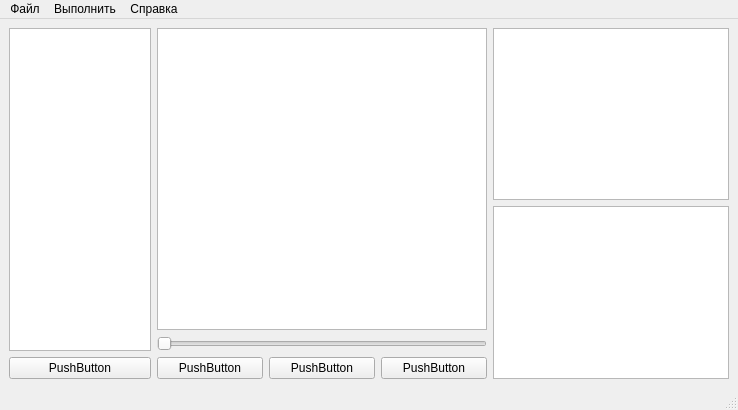
<?xml version="1.0" encoding="UTF-8"?>
<ui version="4.0">
 <class>MainWindow</class>
 <widget class="QMainWindow" name="MainWindow">
  <property name="geometry">
   <rect>
    <x>0</x>
    <y>0</y>
    <width>738</width>
    <height>410</height>
   </rect>
  </property>
  <property name="windowTitle">
   <string>MainWindow</string>
  </property>
  <widget class="QWidget" name="centralwidget">
   <layout class="QHBoxLayout" name="horizontalLayout" stretch="3,7,5">
    <item>
     <layout class="QVBoxLayout" name="verticalLayout">
      <item>
       <widget class="QTableView" name="tableView"/>
      </item>
      <item>
       <widget class="QPushButton" name="pushButton">
        <property name="text">
         <string>PushButton</string>
        </property>
       </widget>
      </item>
     </layout>
    </item>
    <item>
     <layout class="QVBoxLayout" name="verticalLayout_2">
      <item>
       <widget class="QGraphicsView" name="graphicsView">
        <property name="sizePolicy">
         <sizepolicy hsizetype="Expanding" vsizetype="Expanding">
          <horstretch>0</horstretch>
          <verstretch>0</verstretch>
         </sizepolicy>
        </property>
       </widget>
      </item>
      <item>
       <widget class="QSlider" name="horizontalSlider">
        <property name="orientation">
         <enum>Qt::Horizontal</enum>
        </property>
       </widget>
      </item>
      <item>
       <layout class="QHBoxLayout" name="horizontalLayout_2">
        <item>
         <widget class="QPushButton" name="pushButton_3">
          <property name="sizePolicy">
           <sizepolicy hsizetype="Minimum" vsizetype="Fixed">
            <horstretch>0</horstretch>
            <verstretch>0</verstretch>
           </sizepolicy>
          </property>
          <property name="text">
           <string>PushButton</string>
          </property>
         </widget>
        </item>
        <item>
         <widget class="QPushButton" name="pushButton_4">
          <property name="sizePolicy">
           <sizepolicy hsizetype="Minimum" vsizetype="Fixed">
            <horstretch>0</horstretch>
            <verstretch>0</verstretch>
           </sizepolicy>
          </property>
          <property name="text">
           <string>PushButton</string>
          </property>
         </widget>
        </item>
        <item>
         <widget class="QPushButton" name="pushButton_2">
          <property name="sizePolicy">
           <sizepolicy hsizetype="Minimum" vsizetype="Fixed">
            <horstretch>0</horstretch>
            <verstretch>0</verstretch>
           </sizepolicy>
          </property>
          <property name="text">
           <string>PushButton</string>
          </property>
         </widget>
        </item>
       </layout>
      </item>
     </layout>
    </item>
    <item>
     <layout class="QVBoxLayout" name="verticalLayout_4">
      <item>
       <widget class="QGraphicsView" name="graphicsView_2"/>
      </item>
      <item>
       <widget class="QTextEdit" name="textEdit"/>
      </item>
     </layout>
    </item>
   </layout>
  </widget>
  <widget class="QMenuBar" name="menubar">
   <property name="geometry">
    <rect>
     <x>0</x>
     <y>0</y>
     <width>738</width>
     <height>21</height>
    </rect>
   </property>
   <widget class="QMenu" name="menu">
    <property name="title">
     <string>Файл</string>
    </property>
   </widget>
   <widget class="QMenu" name="menu_2">
    <property name="title">
     <string>Выполнить</string>
    </property>
   </widget>
   <widget class="QMenu" name="menu_3">
    <property name="title">
     <string>Справка</string>
    </property>
    <addaction name="action"/>
    <addaction name="action_2"/>
   </widget>
   <addaction name="menu"/>
   <addaction name="menu_2"/>
   <addaction name="menu_3"/>
  </widget>
  <widget class="QStatusBar" name="statusbar"/>
  <action name="action">
   <property name="text">
    <string>О программе</string>
   </property>
  </action>
  <action name="action_2">
   <property name="text">
    <string>&amp;Инструкция</string>
   </property>
  </action>
 </widget>
 <resources/>
 <connections/>
</ui>
